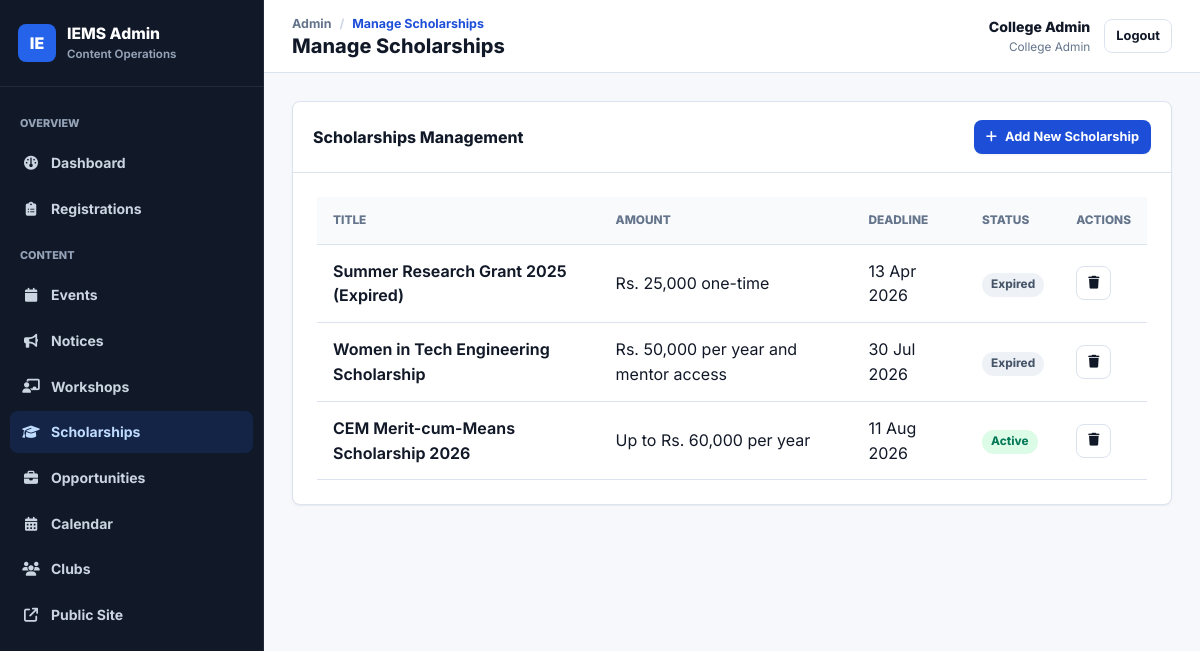
Page /admin/scholarships/ (signed in) on the committed database.
### models/user.py (models this page shows, shortened)
class User(UserMixin, db.Model):
    __tablename__ = 'users'
    id = db.Column(db.Integer, primary_key=True)
    name = db.Column(db.String(100), nullable=False)
    email = db.Column(db.String(120), unique=True, nullable=False, index=True)
    password_hash = db.Column(db.String(256), nullable=False)
    role = db.Column(db.String(20), nullable=False, default='club_president')
    club_id = db.Column(db.Integer, db.ForeignKey('clubs.id'), nullable=True)
    status = db.Column(db.String(20), default='active')  # active, inactive
    created_at = db.Column(db.DateTime, default=datetime.utcnow)
    club = db.relationship('Club', foreign_keys=[club_id], backref='president_user')
    created_events = db.relationship('Event', foreign_keys='Event.created_by', backref='creator', lazy='dynamic')
    approved_events = db.relationship('Event', foreign_keys='Event.approved_by', backref='approver', lazy='dynamic')
    created_notices = db.relationship('Notice', foreign_keys='Notice.created_by', backref='creator', lazy='dynamic')
    activity_logs = db.relationship('ActivityLog', backref='user', lazy='dynamic')
    @property
    def is_super_admin(self):
        return self.role == 'super_admin'
    @property
    def role_display(self):
        return {
            'super_admin': 'Super Admin',
            'college_admin': 'College Admin',
            'club_president': 'Club President'
        }.get(self.role, self.role)

### models/scholarship.py (models this page shows, shortened)
class Scholarship(db.Model):
    __tablename__ = 'scholarships'
    id = db.Column(db.Integer, primary_key=True)
    title = db.Column(db.String(200), nullable=False)
    description = db.Column(db.Text)
    eligibility = db.Column(db.Text)
    deadline = db.Column(db.Date)
    application_link = db.Column(db.String(500))
    amount = db.Column(db.String(100))  # e.g. 'Rs. 50,000 per year'
    created_at = db.Column(db.DateTime, default=datetime.utcnow)
    @property
    def is_active(self):
        if self.deadline:
            return self.deadline >= datetime.utcnow().date()
        return True

### routes/admin_scholarships.py (the view)
@scholarships_bp.route('/')
@login_required
@role_required('super_admin', 'college_admin')
def index():
    scholarships = Scholarship.query.order_by(Scholarship.created_at.desc()).all()
    return render_template('admin/scholarships.html', scholarships=scholarships)

### models/user.py (called while the page is built)
@login_manager.user_loader
def load_user(user_id):
    return db.session.get(User, int(user_id))

### templates/admin/scholarships.html (shortened to what this page needs)
{% extends "admin/base.html" %}
{% block title %}Manage Scholarships{% endblock %}
{% block content %}
<div class="admin-table-card">
    <div class="admin-table-header">
        <h3 class="admin-table-title">Scholarships Management</h3>
        <div class="admin-table-actions">
            <button class="btn btn-primary btn-sm" onclick="document.getElementById('addScholarshipModal').style.display='flex'"><i class="fa-solid fa-plus"></i> Add New Scholarship</button>
        </div>
    </div>
    <div class="table-responsive p-3">
        <table class="table">
            <thead>
                <tr>
                    <th>Title</th>
                    <th>Amount</th>
                    <th>Deadline</th>
                    <th>Status</th>
                    <th>Actions</th>
                </tr>
            </thead>
            <tbody>
                {% for scholarship in scholarships %}
                <tr>
                    <td class="fw-medium">{{ scholarship.title }}</td>
                    <td>{{ scholarship.amount }}</td>
                    <td>{{ scholarship.deadline.strftime('%d %b %Y') if scholarship.deadline else 'No deadline' }}</td>
                    <td>
                        {% if scholarship.is_active %}
                        <span class="badge badge-success">Active</span>
                        {% else %}
                        <span class="badge badge-secondary">Expired</span>
                        {% endif %}
                    </td>
                    <td>
                        <form method="POST" action="{{ url_for('scholarships.delete', id=scholarship.id) }}" style="display:inline;" onsubmit="return confirm('Delete this scholarship?');">
                            <button type="submit" class="btn btn-sm btn-outline text-danger"><i class="fa-solid fa-trash"></i></button>
                        </form>
                    </td>
                </tr>
                {% else %}
                <tr>
                    <td colspan="5" class="text-center text-muted py-4">No scholarships found. Create one to get started.</td>
                </tr>
                {% endfor %}
            </tbody>
        </table>
    </div>
</div>
{% endblock %}

### templates/admin/base.html (shortened to what this page needs)
<!DOCTYPE html>
<html lang="en">
<head>
    <link rel="stylesheet" href="https://cdnjs.cloudflare.com/ajax/libs/font-awesome/6.4.0/css/all.min.css">
    <link rel="stylesheet" href="{{ url_for('static', filename='css/main.css') }}">
    <link rel="stylesheet" href="{{ url_for('static', filename='css/admin.css') }}">
    <link rel="stylesheet" href="{{ url_for('static', filename='css/responsive.css') }}">
</head>
<body>
    <div class="admin-body">
        <aside class="sidebar" id="sidebar">
            <div class="sidebar-header">
                <a href="{{ url_for('admin.dashboard') }}" class="sidebar-logo">
                    <span class="sidebar-logo-mark">IE</span>
                    <span>
                        <span class="sidebar-logo-text">IEMS Admin</span>
                        <span class="sidebar-logo-subtext">Content Operations</span>
                    </span>
                </a>
            </div>
            <nav class="sidebar-nav">
                <div class="nav-section-label">Overview</div>
                <a href="{{ url_for('admin.dashboard') }}" class="nav-item {% if request.endpoint == 'admin.dashboard' %}active{% endif %}"><i class="fa-solid fa-gauge"></i> <span>Dashboard</span></a>
                <a href="{{ url_for('registrations.index') }}" class="nav-item "><i class="fa-solid fa-clipboard-list"></i> <span>Registrations</span></a>
                <div class="nav-section-label">Content</div>
                <a href="{{ url_for('events.index') }}" class="nav-item {% if request.endpoint and request.endpoint.startswith('events.') %}active{% endif %}"><i class="fa-solid fa-calendar"></i> <span>Events</span></a>
                <a href="{{ url_for('notices.index') }}" class="nav-item {% if request.endpoint and request.endpoint.startswith('notices.') %}active{% endif %}"><i class="fa-solid fa-bullhorn"></i> <span>Notices</span></a>
                <a href="{{ url_for('workshops.index') }}" class="nav-item {% if request.endpoint and request.endpoint.startswith('workshops.') %}active{% endif %}"><i class="fa-solid fa-chalkboard-user"></i> <span>Workshops</span></a>
                {% if current_user.role in ('super_admin', 'college_admin') %}
                <a href="{{ url_for('scholarships.index') }}" class="nav-item {% if request.endpoint and request.endpoint.startswith('scholarships.') %}active{% endif %}"><i class="fa-solid fa-graduation-cap"></i> <span>Scholarships</span></a>
                <a href="{{ url_for('opportunities.index') }}" class="nav-item "><i class="fa-solid fa-briefcase"></i> <span>Opportunities</span></a>
                <a href="{{ url_for('calendar.index') }}" class="nav-item {% if request.endpoint and request.endpoint.startswith('calendar.') %}active{% endif %}"><i class="fa-solid fa-calendar-days"></i> <span>Calendar</span></a>
                <a href="{{ url_for('clubs.index') }}" class="nav-item {% if request.endpoint and request.endpoint.startswith('clubs.') %}active{% endif %}"><i class="fa-solid fa-users"></i> <span>Clubs</span></a>
                {% endif %}
                <a href="{{ url_for('public.home') }}" class="nav-item"><i class="fa-solid fa-arrow-up-right-from-square"></i> <span>Public Site</span></a>
            </nav>
        </aside>
        <main class="admin-main">
            <header class="topbar">
                <div class="topbar-left">
                    <ul class="breadcrumb">
                        <li>Admin</li>
                        <li class="active">{{ self.title() }}</li>
                    </ul>
                    <h1 class="page-title">{% block page_heading %}{{ self.title() }}{% endblock %}</h1>
                </div>
                <div class="topbar-right">
                    <div class="user-info">
                        <span class="user-name">{{ current_user.name }}</span>
                        <span class="user-role">{{ current_user.role_display }}</span>
                    </div>
                    <a href="{{ url_for('auth.logout') }}" class="btn btn-secondary btn-sm">Logout</a>
                </div>
            </header>
            <div class="admin-content">
                {% block content %}{% endblock %}
            </div>
        </main>
    </div>
</body>
</html>

### static/css/main.css (style rules this page uses)
:root { --primary: #111827; --primary-soft: #243041; --accent-blue: #1d4ed8; --accent-blue-light: #dbeafe; --accent-teal: #0f766e; --accent-teal-light: #ccfbf1; --accent-amber: #b45309; --bg: #f6f8fb; --surface: #ffffff; --surface-muted: #f1f5f9; --border: #dbe3ef; --border-strong: #cbd5e1; --text-primary: #111827; --text-secondary: #475569; --text-muted: #64748b; --danger: #dc2626; --warning: #d97706; --success: #059669; --info: #0284c7; --space-xs: 4px; --space-sm: 8px; --space-md: 16px; --space-lg: 24px; --space-xl: 32px; --space-2xl: 48px; --space-3xl: 64px; --radius-sm: 6px; --radius-md: 8px; --radius-lg: 8px; --shadow-sm: 0 1px 2px rgba(15, 23, 42, 0.06); --shadow-md: 0 10px 24px rgba(15, 23, 42, 0.08); --shadow-lg: 0 24px 56px rgba(15, 23, 42, 0.14); --transition-fast: 150ms ease; --transition: 220ms ease; }
* { box-sizing: border-box; margin: 0; padding: 0; }
html { scroll-behavior: smooth; }
body { min-height: 100vh; font-family: "Inter", system-ui, -apple-system, BlinkMacSystemFont, "Segoe UI", sans-serif; background: var(--bg); color: var(--text-primary); line-height: 1.55; -webkit-font-smoothing: antialiased; text-rendering: optimizeLegibility; }
a { color: var(--accent-blue); }
h1, h2, h3, h4, h5, h6 { color: var(--primary); font-weight: 750; line-height: 1.15; }
.text-danger { color: var(--danger); }
.fw-medium { font-weight: 650; }
.p-3 { padding: var(--space-lg); }
.btn { min-height: 40px; padding: 10px 16px; border: 1px solid transparent; border-radius: var(--radius-md); display: inline-flex; align-items: center; justify-content: center; gap: 8px; color: inherit; text-decoration: none; font-family: inherit; font-size: 0.92rem; font-weight: 700; line-height: 1; white-space: nowrap; cursor: pointer; transition: transform var(--transition-fast), box-shadow var(--transition-fast), background var(--transition-fast), color var(--transition-fast), border-color var(--transition-fast); }
.btn-sm { min-height: 34px; padding: 8px 11px; font-size: 0.8rem; }
.btn-primary { background: var(--accent-blue); color: #fff; box-shadow: var(--shadow-sm); }
.btn-secondary, .btn-outline { background: #fff; color: var(--primary); border-color: var(--border); }
.card, .admin-table-card { background: var(--surface); border: 1px solid var(--border); border-radius: var(--radius-lg); box-shadow: var(--shadow-sm); }
.badge { display: inline-flex; align-items: center; gap: 6px; min-height: 24px; padding: 4px 9px; border-radius: 999px; font-size: 0.74rem; font-weight: 750; line-height: 1; white-space: nowrap; }
.badge-success { background: #dcfce7; color: #047857; }
.badge-secondary { background: #eef2f7; color: #475569; }
.table-responsive { width: 100%; overflow-x: auto; }
.table { width: 100%; border-collapse: collapse; min-width: 760px; }
.table th, .table td { padding: 14px 16px; border-bottom: 1px solid var(--border); text-align: left; vertical-align: middle; }
.table th { color: var(--text-muted); background: #f8fafc; font-size: 0.74rem; font-weight: 800; text-transform: uppercase; }
.admin-table-header { display: flex; align-items: center; justify-content: space-between; gap: 16px; padding: 18px 20px; border-bottom: 1px solid var(--border); }
.admin-table-title { margin: 0; font-size: 1rem; }
.admin-table-actions { display: flex; flex-wrap: wrap; gap: 10px; }

### rows in the picture
User: name "College Admin", role_display "College Admin"
Scholarship: title "Summer Research Grant 2025 (Expired)", amount "Rs. 25,000 one-time", deadline "13 Apr 2026"
Scholarship: title "Women in Tech Engineering Scholarship", amount "Rs. 50,000 per year and mentor access", deadline "30 Jul 2026", shows "Expired"
Scholarship: title "CEM Merit-cum-Means Scholarship 2026", amount "Up to Rs. 60,000 per year", deadline "11 Aug 2026", shows "Active"
